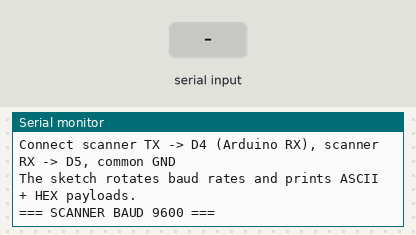
Simulated run of this sketch. Board: Arduino Uno, built with avr-gcc and run on an emulated ATmega328P. On the bench: the last lines printed to the serial monitor. The inputs (shaded band) are chosen by the test bench.

Above: at 1.2 s.
1.3 s: "1\n" received over the second serial link
At 2.5 s:
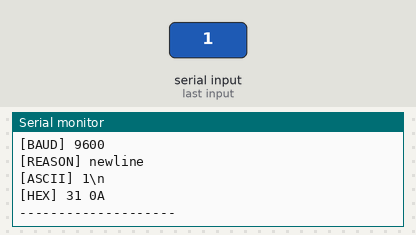
2.8 s: "0\n" received over the second serial link
At 3.9 s:
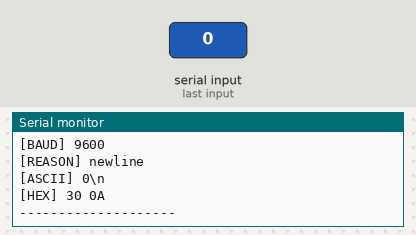
4.3 s: "2\n" received over the second serial link
At 4.9 s:
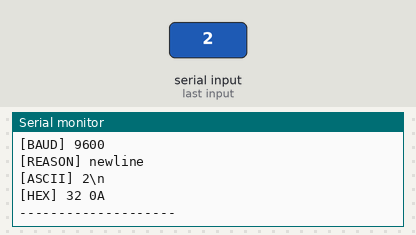

The sketch:

maikrt_scanner_diagnostic.ino
```cpp
#include <SoftwareSerial.h>

namespace {
constexpr int SCANNER_RX = 4;
constexpr int SCANNER_TX = 5;
constexpr long SERIAL_BAUD = 115200;
constexpr long SCANNER_BAUD_RATES[] = {9600, 19200, 38400, 57600, 115200, 4800};
constexpr size_t SCANNER_BAUD_COUNT = sizeof(SCANNER_BAUD_RATES) / sizeof(SCANNER_BAUD_RATES[0]);
constexpr unsigned long BAUD_SWITCH_INTERVAL_MS = 5000;
constexpr unsigned long QUIET_FLUSH_MS = 40;

SoftwareSerial g_scannerSerial(SCANNER_RX, SCANNER_TX);
String g_asciiBuffer;
String g_hexBuffer;
unsigned long g_lastByteAt = 0;
unsigned long g_lastSwitchAt = 0;
size_t g_baudIndex = 0;

void beginScannerAt(size_t index) {
  g_baudIndex = index % SCANNER_BAUD_COUNT;
  g_scannerSerial.begin(SCANNER_BAUD_RATES[g_baudIndex]);
  g_asciiBuffer = "";
  g_hexBuffer = "";
  Serial.println();
  Serial.print("=== SCANNER BAUD ");
  Serial.print(SCANNER_BAUD_RATES[g_baudIndex]);
  Serial.println(" ===");
}

String byteToHex(uint8_t value) {
  char buffer[4];
  snprintf(buffer, sizeof(buffer), "%02X", value);
  return String(buffer);
}

void flushBuffers(const char *reason) {
  if (g_asciiBuffer.length() == 0 && g_hexBuffer.length() == 0) {
    return;
  }

  Serial.print("[BAUD] ");
  Serial.println(SCANNER_BAUD_RATES[g_baudIndex]);
  Serial.print("[REASON] ");
  Serial.println(reason);
  if (g_asciiBuffer.length() > 0) {
    Serial.print("[ASCII] ");
    Serial.println(g_asciiBuffer);
  }
  if (g_hexBuffer.length() > 0) {
    Serial.print("[HEX] ");
    Serial.println(g_hexBuffer);
  }
  Serial.println("--------------------");
  g_asciiBuffer = "";
  g_hexBuffer = "";
}
}  // namespace

void setup() {
  Serial.begin(SERIAL_BAUD);
  while (!Serial) {
  }

  Serial.println("Maikrt scanner diagnostic ready");
  Serial.println("Connect scanner TX -> D4 (Arduino RX), scanner RX -> D5, common GND");
  Serial.println("The sketch rotates baud rates and prints ASCII + HEX payloads.");
  beginScannerAt(0);
  g_lastSwitchAt = millis();
}

void loop() {
  while (g_scannerSerial.available()) {
    uint8_t value = static_cast<uint8_t>(g_scannerSerial.read());
    g_lastByteAt = millis();

    if (g_hexBuffer.length() > 0) {
      g_hexBuffer += ' ';
    }
    g_hexBuffer += byteToHex(value);

    if (value >= 32 && value <= 126) {
      g_asciiBuffer += static_cast<char>(value);
    } else if (value == '\r') {
      g_asciiBuffer += "\\r";
    } else if (value == '\n') {
      g_asciiBuffer += "\\n";
      flushBuffers("newline");
    } else {
      g_asciiBuffer += '.';
    }
  }

  if ((g_asciiBuffer.length() > 0 || g_hexBuffer.length() > 0) && millis() - g_lastByteAt >= QUIET_FLUSH_MS) {
    flushBuffers("idle");
  }

  if (millis() - g_lastSwitchAt >= BAUD_SWITCH_INTERVAL_MS) {
    flushBuffers("baud switch");
    beginScannerAt((g_baudIndex + 1) % SCANNER_BAUD_COUNT);
    g_lastSwitchAt = millis();
  }
}
```

Measured:
- after the input at 1.3 s, the serial monitor: prints a new line at once (image 1)
- after the input at 2.8 s, the serial monitor: prints a new line at once (image 2)
- after the input at 4.3 s, the serial monitor: prints a new line at once (image 3)
